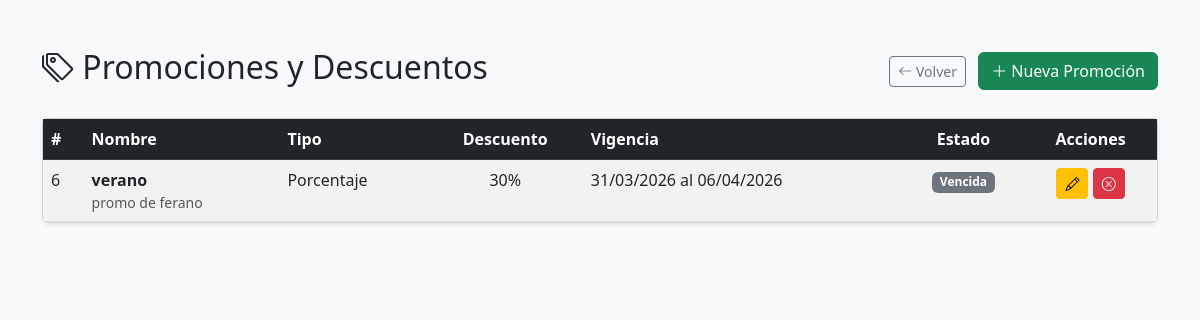
The page /public/index.php?action=promociones (signed in) on the database its author committed.
### tables this page shows
CREATE TABLE `promocion` (
  `id_promocion` int NOT NULL AUTO_INCREMENT,
  `nombre` varchar(100) DEFAULT NULL,
  `descripcion` varchar(45) DEFAULT NULL,
  `tipo_descuento` enum('porcentaje','monto_fijo') NOT NULL DEFAULT 'porcentaje',
  `descuento_porcentaje` decimal(5,2) DEFAULT NULL,
  `monto_fijo` decimal(10,2) DEFAULT NULL,
  `fecha_inicio` timestamp NULL DEFAULT CURRENT_TIMESTAMP,
  `fecha_fin` timestamp NULL DEFAULT CURRENT_TIMESTAMP,
  `activa` tinyint(1) NOT NULL DEFAULT '1',
  PRIMARY KEY (`id_promocion`)
);

### app/models/promocion/PromocionController.php (called while the page is built, shortened)
<?php
require_once __DIR__ . '/promocion.php';
class PromocionController {
    private $promocion;
    public function __construct() {
        $this->db = (new Database())->connect();
        $this->promocion = new Promocion($this->db);
    }
    public function index() {
        $promociones = $this->promocion->listar();
        require __DIR__ . '/views/index.php';
    }
}

### config/database.php (called while the page is built)
<?php
class Database {
    public function connect() {
        return new PDO("mysql:host=localhost;dbname=modelorelacional2", "root", "3704219257");
    }
}

### app/models/promocion/promocion.php (called while the page is built, shortened)
<?php
class Promocion {
    private $conn;
    public function __construct($db) {
        $this->conn = $db;
    }
    public function listar() {
        $sql = "SELECT *,
                CASE
                    WHEN activa = 0 THEN 'inactiva'
                    WHEN NOW() < fecha_inicio THEN 'proxima'
                    WHEN NOW() > fecha_fin THEN 'vencida'
                    ELSE 'vigente'
                END AS estado
                FROM promocion
                ORDER BY fecha_inicio DESC";
        return $this->conn->query($sql)->fetchAll(PDO::FETCH_ASSOC);
    }
}

### app/models/promocion/views/index.php (the view, shortened to what this page needs)
<!DOCTYPE html>
<html lang="es">
<head>
    <link href="https://cdn.jsdelivr.net/npm/bootstrap@5.3.0/dist/css/bootstrap.min.css" rel="stylesheet">
    <link href="https://cdn.jsdelivr.net/npm/bootstrap-icons@1.10.5/font/bootstrap-icons.css" rel="stylesheet">
</head>
<body class="bg-light">
<div class="container mt-5">
    <div class="d-flex justify-content-between align-items-center mb-4">
        <h2><i class="bi bi-tags"></i> Promociones y Descuentos</h2>
        <div>
            <a href="index.php?action=dashboard" class="btn btn-outline-secondary btn-sm me-2">
                <i class="bi bi-arrow-left"></i> Volver
            </a>
            <a href="index.php?action=promociones_crear" class="btn btn-success">
                <i class="bi bi-plus-lg"></i> Nueva Promoción
            </a>
        </div>
    </div>
    <div class="card shadow-sm">
        <div class="card-body p-0">
            <div class="table-responsive">
                <table class="table table-hover table-striped mb-0">
                    <thead class="table-dark">
                        <tr>
                            <th>#</th>
                            <th>Nombre</th>
                            <th>Tipo</th>
                            <th class="text-center">Descuento</th>
                            <th>Vigencia</th>
                            <th class="text-center">Estado</th>
                            <th class="text-center">Acciones</th>
                        </tr>
                    </thead>
                    <tbody>
                    <?php if (empty($promociones)): ?>
                        <tr><td colspan="7" class="text-center text-muted py-4">No hay promociones cargadas.</td></tr>
                    <?php else: ?>
                        <?php
                        $badgeEstado = [
                            'vigente'  => 'bg-success',
                            'proxima'  => 'bg-info text-dark',
                            'vencida'  => 'bg-secondary',
                            'inactiva' => 'bg-dark',
                        ];
                        $textoEstado = [
                            'vigente'  => 'Vigente',
                            'proxima'  => 'Próxima',
                            'vencida'  => 'Vencida',
                            'inactiva' => 'Inactiva',
                        ];
                        ?>
                        <?php foreach ($promociones as $p): ?>
                        <tr>
                            <td><?= $p['id_promocion'] ?></td>
                            <td>
                                <strong><?= htmlspecialchars($p['nombre']) ?></strong>
                                <?php if ($p['descripcion']): ?>
                                    <div class="text-muted small"><?= htmlspecialchars($p['descripcion']) ?></div>
                                <?php endif; ?>
                            </td>
                            <td><?= $p['tipo_descuento'] === 'porcentaje' ? 'Porcentaje' : 'Monto fijo' ?></td>
                            <td class="text-center">
                                <?= $p['tipo_descuento'] === 'porcentaje'
                                        ? number_format($p['descuento_porcentaje'], 0) . '%'
                                        : '$' . number_format($p['monto_fijo'], 2) ?>
                            </td>
                            <td>
                                <?= date('d/m/Y', strtotime($p['fecha_inicio'])) ?>
                                al
                                <?= date('d/m/Y', strtotime($p['fecha_fin'])) ?>
                            </td>
                            <td class="text-center">
                                <span class="badge <?= $badgeEstado[$p['estado']] ?>">
                                    <?= $textoEstado[$p['estado']] ?>
                                </span>
                            </td>
                            <td class="text-center text-nowrap">
                                <a href="index.php?action=promociones_editar&id=<?= $p['id_promocion'] ?>"
                                    class="btn btn-warning btn-sm" title="Editar">
                                    <i class="bi bi-pencil"></i>
                                </a>
                                <?php if ($p['activa']): ?>
                                    <a href="index.php?action=promociones_eliminar&id=<?= $p['id_promocion'] ?>"
                                        class="btn btn-danger btn-sm" title="Desactivar"
                                        onclick="return confirm('¿Desactivar esta promoción?')">
                                        <i class="bi bi-x-circle"></i>
                                    </a>
                                <?php endif; ?>
                            </td>
                        </tr>
                        <?php endforeach; ?>
                    <?php endif; ?>
                    </tbody>
                </table>
            </div>
        </div>
    </div>
</div>
</body>
</html>

### rows shown on the page
promocion: id_promocion "6", nombre "verano", descripcion "promo de ferano", tipo_descuento "Porcentaje", descuento_porcentaje "30", fecha_inicio "31/03/2026", fecha_fin "06/04/2026", estado "Vencida"
